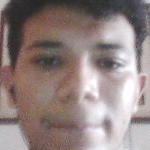
#> input picture Data/Olmar/rotro_0.jpg, 150 x 150 px, given in place of the camera
$ jupyter execute 'Encontrando Rostros.ipynb'   (text cells are left out)
#> lines starting #> are read from the running program, lines starting #| are printed output that depends on the picture
[cell 1]
import cv2
import os
import imutils

[cell 2]
personName = 'olmar'
dataPath = 'Desktop/Proyecto/Data' # ruta
personPath = dataPath + '/' + personName
if not os.path.exists(personPath):
    print('Carpeta creada: ',personPath)
    os.makedirs(personPath)
cap = cv2.VideoCapture(0,cv2.CAP_DSHOW) #video streaming
#cap = cv2.VideoCapture('Video.mp4')
faceClassif = cv2.CascadeClassifier(cv2.data.haarcascades+'haarcascade_frontalface_default.xml')
count = 0
while True:

    ret, frame = cap.read()
#> frame is the input picture: shape (150, 150, 3); mean B, G, R 128.8, 130.7, 146.1
    if ret == False: break
    frame =  imutils.resize(frame, width=640)
#> frame: shape (640, 640, 3)
    gray = cv2.cvtColor(frame, cv2.COLOR_BGR2GRAY)
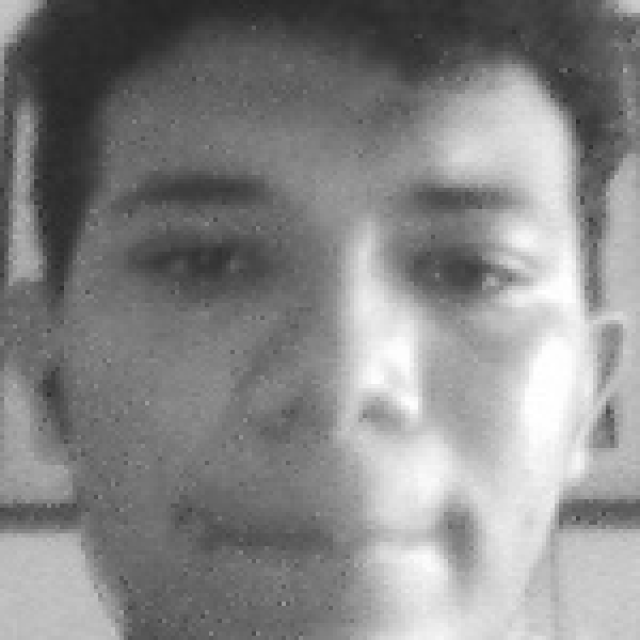
#> gray: shape (640, 640); min 38, max 255, mean 135
    auxFrame = frame.copy()
    faces = faceClassif.detectMultiScale(gray,1.3,5)
#> faces = ()
    for (x,y,w,h) in faces:
        cv2.rectangle(frame, (x,y),(x+w,y+h),(0,255,0),2)
        rostro = auxFrame[y:y+h,x:x+w]
        rostro = cv2.resize(rostro,(150,150),interpolation=cv2.INTER_CUBIC)
        cv2.imwrite(personPath + '/rotro_{}.jpg'.format(count),rostro)
        count = count + 1
#> this loop made 0 passes
#> after the loop, count = 0
    cv2.imshow('frame',frame)
    k =  cv2.waitKey(1)
#> (key Esc is pressed here)
    if k == 27 or count >= 300: #almacenando 300 rostros
        break
cap.release()
cv2.destroyAllWindows()


$ run again, on Data/Olmar/rotro_1.jpg
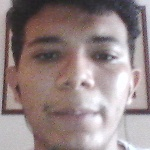
#> input picture Data/Olmar/rotro_1.jpg, 150 x 150 px, given in place of the camera
#> frame is the input picture: shape (150, 150, 3); mean B, G, R 134, 134, 149.7
#> frame: shape (640, 640, 3)
#> `gray = cv2.cvtColor(frame, cv2.COLOR_BGR2GRAY)`:
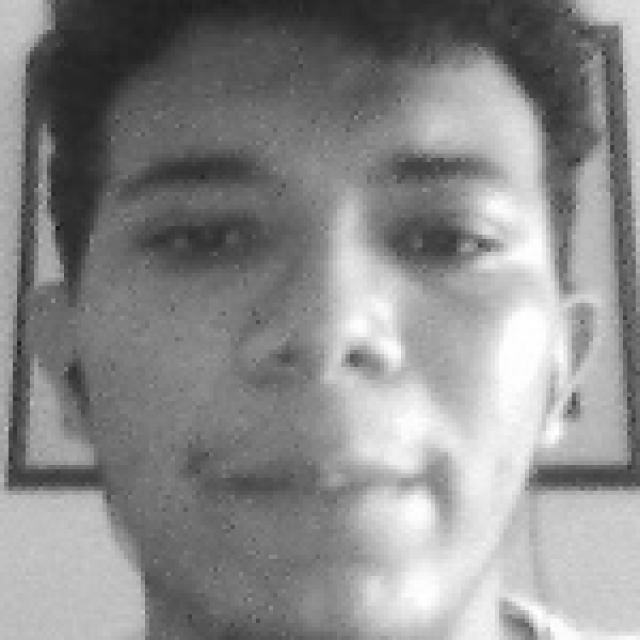
#> gray: shape (640, 640); min 26, max 255, mean 138.6
#> faces = ()
#> after the loop `for (x,y,w,h) in faces:`: count = 0

$ run again, on Data/Olmar/rotro_100.jpg
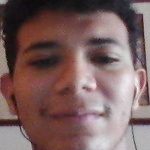
#> input picture Data/Olmar/rotro_100.jpg, 150 x 150 px, given in place of the camera
#> frame is the input picture: shape (150, 150, 3); mean B, G, R 96.4, 97.6, 123.4
#> faces = [[36, 39, 559, 559]]
#> the loop `for (x,y,w,h) in faces:` made 1 pass
#> (x, y, w, h, count) on pass 1: (36, 39, 559, 559, 1)
#> pass 1, `rostro = auxFrame[y:y+h,x:x+w]`:
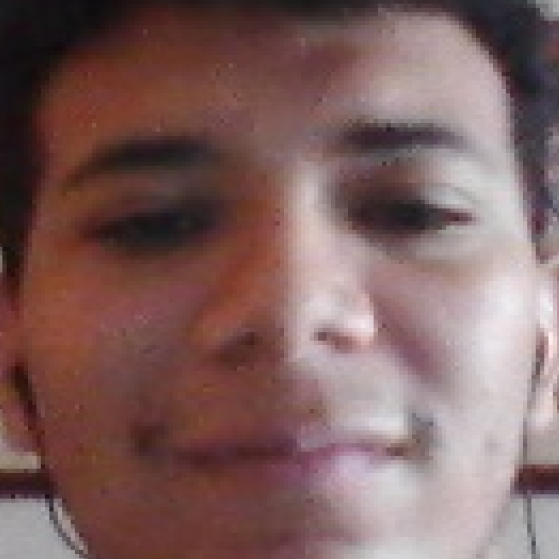
#> rostro: shape (559, 559, 3); mean B, G, R 95.4, 97, 126.3
#> after the loop `for (x,y,w,h) in faces:`:
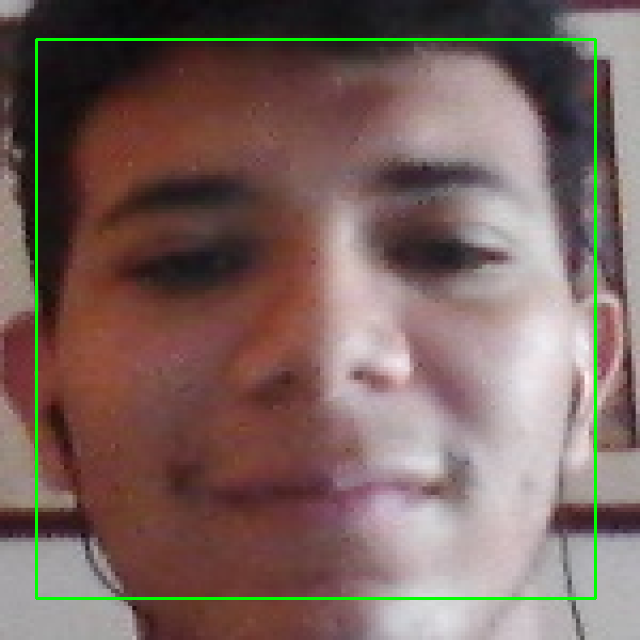
#> frame: shape (640, 640, 3); mean B, G, R 95, 100.3, 121.7
#> after the loop `for (x,y,w,h) in faces:`: count = 1
